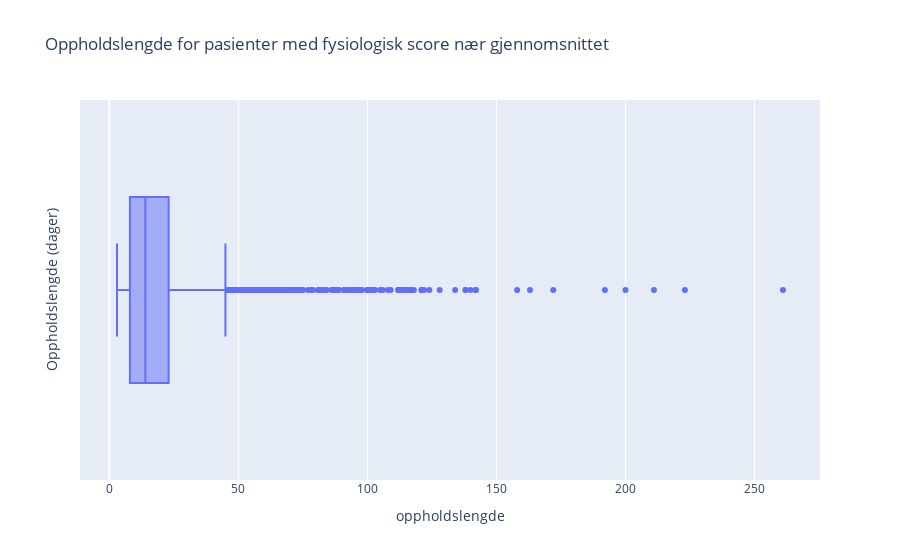

Notebook code cell kept with this figure:
### Code cell
fig = px.box(filtered_patients, x='oppholdslengde', 
             title='Oppholdslengde for pasienter med fysiologisk score nær gjennomsnittet')

fig.update_layout(yaxis_title='Oppholdslengde (dager)')
fig.show()

### Figure 1 — Plotly figure (JSON) as saved in the notebook; plotly's stock layout.template omitted (floating-point values rounded to 4 significant figures; data arrays with more than 128 entries replaced by an {"elided": "..."} marker saying what was removed)
{"data": [{"alignmentgroup": "True", "hovertemplate": "oppholdslengde=%{x}<extra></extra>", "legendgroup": "", "marker": {"color": "#636efa"}, "name": "", "notched": false, "offsetgroup": "", "orientation": "h", "showlegend": false, "type": "box", "x": {"elided": "2341 int values"}, "x0": " ", "xaxis": "x", "y0": " ", "yaxis": "y"}], "layout": {"boxmode": "group", "legend": {"tracegroupgap": 0}, "title": {"text": "Oppholdslengde for pasienter med fysiologisk score nær gjennomsnittet"}, "xaxis": {"anchor": "y", "domain": [0, 1], "title": {"text": "oppholdslengde"}}, "yaxis": {"anchor": "x", "domain": [0, 1], "title": {"text": "Oppholdslengde (dager)"}}}}
